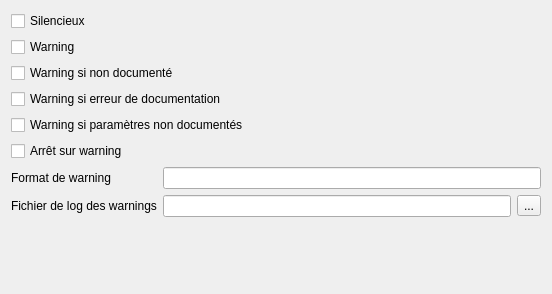
     <widget class="QWidget" name="page_msgConf">
      <property name="geometry">
       <rect>
        <x>0</x>
        <y>0</y>
        <width>552</width>
        <height>294</height>
       </rect>
      </property>
      <attribute name="label">
       <string>Configuration des messages</string>
      </attribute>
      <layout class="QFormLayout" name="formLayout_2">
       <item row="0" column="0" colspan="2">
        <widget class="QCheckBox" name="checkBox_quiet">
         <property name="toolTip">
          <string>Si coché, masque les messages de la
sortie standard.
Par défaut : non coché</string>
         </property>
         <property name="statusTip">
          <string>QUIET</string>
         </property>
         <property name="text">
          <string>Silencieux</string>
         </property>
        </widget>
       </item>
       <item row="1" column="0" colspan="2">
        <widget class="QCheckBox" name="checkBox_warnings">
         <property name="toolTip">
          <string>Si coché, affiche les messages de la
sortie erreur : WARNING.
Par défaut : coché</string>
         </property>
         <property name="statusTip">
          <string>WARNINGS</string>
         </property>
         <property name="text">
          <string>Warning</string>
         </property>
        </widget>
       </item>
       <item row="2" column="0" colspan="2">
        <widget class="QCheckBox" name="checkBox_warnIfUndocumented">
         <property name="toolTip">
          <string>Si coché, affiche un warning pour les
membres non documentés. Ignoré si
la case EXTRACT_ALL est cochée.
Par défaut : coché</string>
         </property>
         <property name="statusTip">
          <string>WARN_IF_UNDOCUMENTED</string>
         </property>
         <property name="text">
          <string>Warning si non documenté</string>
         </property>
        </widget>
       </item>
       <item row="3" column="0" colspan="2">
        <widget class="QCheckBox" name="checkBox_warnIfDocError">
         <property name="toolTip">
          <string>Si coché, affiche un warning en cas
d'erreur dans la documentation.
Par défaut : non coché</string>
         </property>
         <property name="statusTip">
          <string>WARN_IF_DOC_ERROR</string>
         </property>
         <property name="text">
          <string>Warning si erreur de documentation</string>
         </property>
        </widget>
       </item>
       <item row="4" column="0" colspan="2">
        <widget class="QCheckBox" name="checkBox_warnNoParamdoc">
         <property name="toolTip">
          <string>Si coché, génère des warning en cas
de fonction documentée dont les
paramètres (entrée ou sortie) ne
sont pas documentés.
Par défaut : non coché</string>
         </property>
         <property name="statusTip">
          <string>WARN_NO_PARAMDOC</string>
         </property>
         <property name="text">
          <string>Warning si paramètres non documentés</string>
         </property>
        </widget>
       </item>
       <item row="5" column="0" colspan="2">
        <widget class="QCheckBox" name="checkBox_warnAsError">
         <property name="toolTip">
          <string>Si coché, s'arrête automatiquement
en cas de warning.
Par défaut : non coché</string>
         </property>
         <property name="statusTip">
          <string>WARN_AS_ERROR</string>
         </property>
         <property name="text">
          <string>Arrêt sur warning</string>
         </property>
        </widget>
       </item>
       <item row="6" column="0">
        <widget class="QLabel" name="label_warnFormat">
         <property name="toolTip">
          <string>Format d'affichage personnalisé des
warnings. Utilisation possible des
tags $file, $line, $text et $version.</string>
         </property>
         <property name="statusTip">
          <string>WARN_FORMAT</string>
         </property>
         <property name="text">
          <string>Format de warning</string>
         </property>
        </widget>
       </item>
       <item row="6" column="1">
        <widget class="QLineEdit" name="lineEdit_warnFormat">
         <property name="statusTip">
          <string>WARN_FORMAT</string>
         </property>
        </widget>
       </item>
       <item row="7" column="0">
        <widget class="QLabel" name="label_warnLogfile">
         <property name="toolTip">
          <string>Fichier de log des warnings et
erreurs. Si vide, utilise la sortie
standard des erreurs.</string>
         </property>
         <property name="statusTip">
          <string>WARN_LOGFILE</string>
         </property>
         <property name="text">
          <string>Fichier de log des warnings</string>
         </property>
        </widget>
       </item>
       <item row="7" column="1">
        <layout class="QHBoxLayout" name="horizontalLayout_9">
         <item>
          <widget class="QLineEdit" name="lineEdit_warnLogfile">
           <property name="statusTip">
            <string>WARN_LOGFILE</string>
           </property>
          </widget>
         </item>
         <item>
          <widget class="QToolButton" name="toolButton_warnLogfile">
           <property name="statusTip">
            <string>WARN_LOGFILE</string>
           </property>
           <property name="text">
            <string>...</string>
           </property>
          </widget>
         </item>
        </layout>
       </item>
      </layout>
     </widget>
